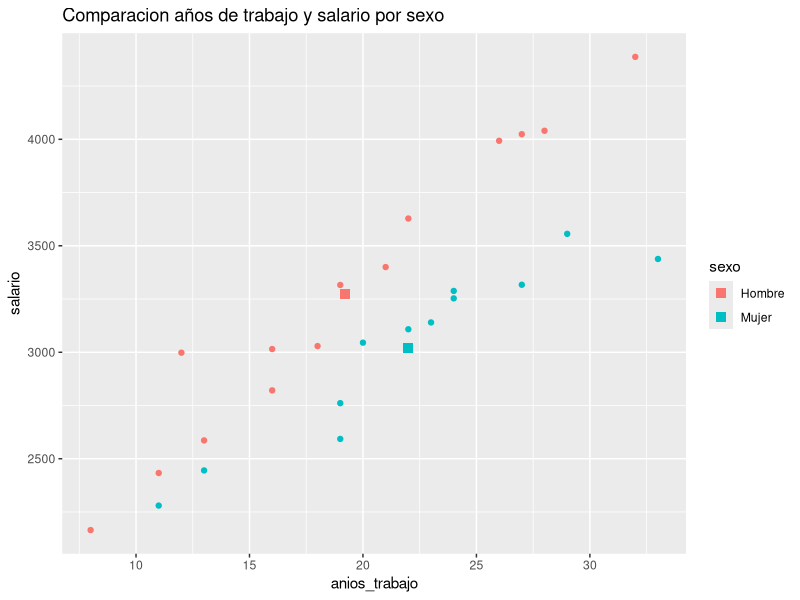
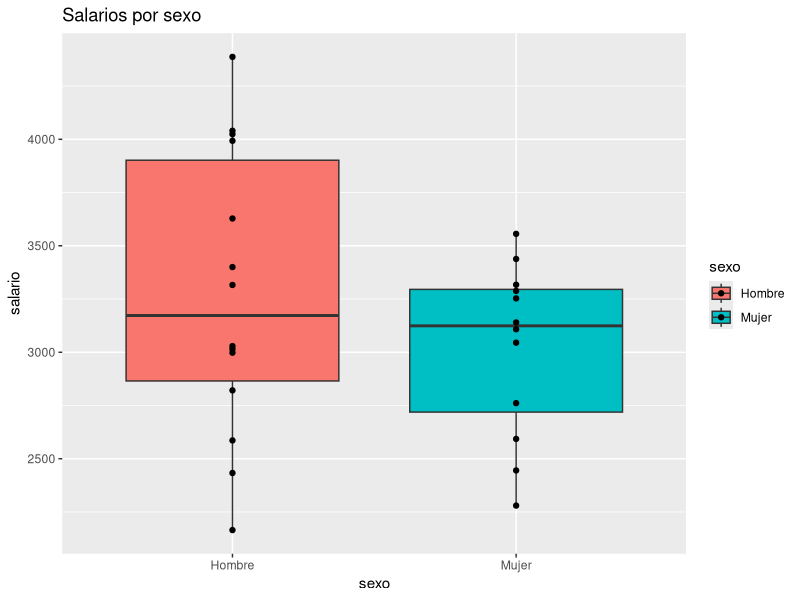
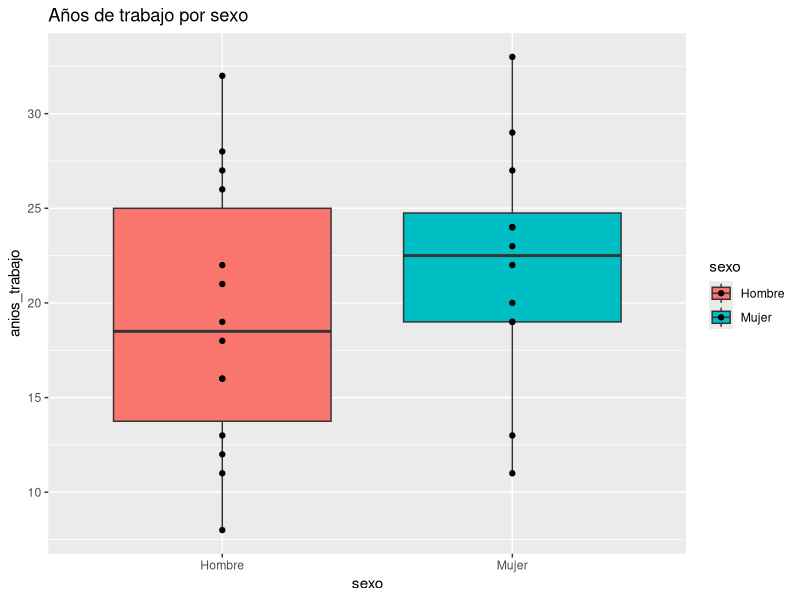

Source code (R) for these figures, in order:
## ---- chunk 1
knitr::opts_chunk$set(echo = TRUE)

#Cargamos nuestras librerías 
library(ggplot2)
library(dplyr)

## ---- chunk 2
setwd("C:/Users/ferna/Documents/Seminario Estadistica/EjercicioExtra1") #Cargando de donde voy a traer los datos
datos <- read.csv("./salarios.csv") #Cargando los datos
datos$sexo <- factor(datos$sexo, levels = c(1, 2), labels = c("Hombre", "Mujer"))

#Agrupando los datos por sexo
datos %>% 
    group_by(sexo) %>%
    summarise_all(mean) -> datos.summary

## ---- chunk 3

print(paste("Media de los salarios", round(mean(datos$salario) ,2) ))
print(paste("Varianza de los salarios",  round(var(datos$salario) ,2)))
print(paste("Media de los años de experiecia", round(mean(datos$anios_trabajo) ,2) ))
print(paste("Varianza de los años de experiecia",  round(var(datos$anios_trabajo) ,2)))


## ---- chunk 4
datos.summary 
## ---- chunk 5
ggplot(datos, aes(x = anios_trabajo, y =  salario, color = sexo)) +
  geom_point() +
  geom_point(data = datos.summary, shape=15, size=3)  +
  labs(
    title = "Comparacion años de trabajo y salario por sexo"
  )
## ---- chunk 6
ggplot(datos, aes(x = sexo, y = salario, fill = sexo)) +
  geom_boxplot() +
  geom_point(data = datos, aes(x = sexo, y = salario)) +
  labs(
    title = "Salarios por sexo"
  )
## ---- chunk 7
ggplot(datos, aes(x = sexo, y = anios_trabajo, fill = sexo)) +
  geom_boxplot() +
  geom_point(data = datos, aes(x = sexo, y = anios_trabajo)) +
  labs(
    title = "Años de trabajo por sexo"
  )
